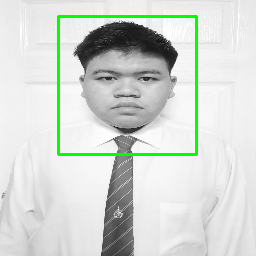
#> input picture PONG_Result.png, 256 x 256 px, given in place of PONG.png, which was not available
$ python run_viola-jones-Face.py
#> lines starting #> are read from the running program, lines starting #| are printed output that depends on the picture; pictures that were not available may be replaced by others from this repository, and a replacement may not be noted
# run_viola-jones.py

import cv2
import numpy as np
import matplotlib.pyplot as plt

def haarEdgeHorizontal(integralImage, x, y, width, height):

    half = height // 2 # หารเอาส่วน

    white = rectangleSum(
        integralImage,
        x,
        y,
        x + width - 1,
        y + half - 1
    )

    black = rectangleSum(
        integralImage,
        x + half,
        y,
        x + width - 1,
        y + height - 1
    )

    return white - black


def haarEdgeVertical(integralImage, x, y, width, height):

    half = width // 2

    white = rectangleSum(
        integralImage,
        x,
        y,
        x + half - 1,
        y + height - 1
    )

    black = rectangleSum(
        integralImage,
        x + half,
        y,
        x + width - 1,
        y + height - 1
    )

    return white - black


def haarLineVertical(integralImage, x, y, width, height):

    third = width // 3

    left = rectangleSum(
        integralImage,
        x,
        y,
        x + third - 1,
        y + height - 1
    )

    mid = rectangleSum(
        integralImage,
        x + third,
        y,
        x + 2 * third - 1,
        y + height - 1
    )

    right = rectangleSum(
        integralImage,
        x + 2 * third,
        y,
        x + width - 1,
        y + height - 1
    )

    return (left + right) - mid


def haarFour(integralImage, x, y, width, height):

    # t left & t right | b left & b right

    halfWidth, halfHeight = width // 2, height // 2

    tLeft = rectangleSum(
        integralImage,
        x,
        y,
        x + halfWidth - 1,
        y + halfHeight - 1
    )

    tRight = rectangleSum(
        integralImage,
        x + halfWidth,
        y,
        x + width - 1,
        y + halfHeight - 1
    )

    bLeft = rectangleSum(
        integralImage,
        x,
        y + halfHeight,
        x + halfWidth - 1,
        y + height - 1
    )

    bRight = rectangleSum(
        integralImage,
        x + halfWidth,
        y + halfHeight,
        x + width - 1,
        y + height - 1
    )

    return (tLeft + bRight) - (tRight + bLeft)


def haarFeatureValue(integralImage, x, y, width, height, kind):

    if kind == "edgeHorizontal":
        return haarEdgeHorizontal(integralImage, x, y, width, height)

    elif kind == "edgeVertical":
        return haarEdgeVertical(integralImage, x, y, width, height)

    elif kind == "lineVertical":
        return haarLineVertical(integralImage, x, y, width, height)

    elif kind == "four":
        return haarFour(integralImage, x, y, width, height)

    else:
        raise ValueError(f"Unknown kind: {kind}")


def buildIntegralImage(gray):

    integralImage = np.cumsum(np.cumsum(gray.astype(np.float64), axis = 0), axis = 1)
    integralImage = np.pad(integralImage, ((1, 0), (1, 0)), mode = "constant")

    return integralImage


def rectangleSum(integralImage, x1, y1, x2, y2):

    return integralImage[y2 + 1, x2 + 1] - integralImage[y1, x2 + 1] - integralImage[y2 + 1, x1] + integralImage[y1, x1]


def weakClassify(value, threshold, polarity):

    return 1 if polarity * value < polarity * threshold else 0

def bestThresholdForFeature(values, labels, weights):

    order = np.argsort(values)
    value, y, width = values[order], labels[order], weights[order]

    totalPos = np.sum(width[y == 1])
    totalNeg = np.sum(width[y == 0])

    cumPos = np.cumsum(np.where(y == 1, width, 0))
    cumNeg = np.cumsum(np.where(y == 0, width, 0))

    # error when polarity = +1
    errPos1 = cumNeg + (totalPos - cumPos)

    # error when polarity = -1
    errNeg1 = cumPos + (totalNeg - cumNeg)

    index1 = np.argmin(errPos1)
    index2 = np.argmin(errNeg1)

    if errPos1[index1] <= errNeg1[index2]:

        return value[index1], 1, errPos1[index1]

    else:

        return value[index2], -1, errNeg1[index2]


def buildFeatureBank(nFeature = 60, window = 24, seed = 42):

    rng = np.random.default_rng(seed)
    kinds = ["edgeHorizontal", "edgeVertical", "lineVertical", "four"]
    bank = []

    for _ in range(nFeature):

        kind = rng.choice(kinds)
        width = int(rng.integers(window // 3, window + 1))
        height = int(rng.integers(window // 3, window + 1))

        # adjust size to divisible

        if kind == "lineVertical":

            width -= width % 3
            width = max(width, 3)

        else:

            width -= width % 2
            height -= height % 2
            width, height = max(width, 2), max(height, 2)

        x = int(rng.integers(0, window - width + 1))
        y = int(rng.integers(0, window - height + 1))
        bank.append((kind, x, y, width, height))

    return bank


def extractAllFeature(integralImageWindow, featureBank):

    return np.array([haarFeatureValue(integralImageWindow, x, y, width, height, kind)
                     for (kind, x, y, width, height) in featureBank])


def trainAdaBoost(x, labels, nRound):

    n = len(labels)
    weight = np.full(n, 1.0 / n) # initail weight are equal
    ensemble = []

    for round in range(nRound):

        weight /= weight.sum() # normalizing
        best = (None, None, None, np.inf, None)

        # test every feature

        for f in range(x.shape[1]):

            threshold, polarity, err = bestThresholdForFeature(x[:, f], labels, weight)

            if err < best[3]:

                best = (f, threshold, polarity, err, None)

        fIndex, threshold, polarity, err, _ = best
        err = np.clip(err, 1e-10, 1 - 1e-10)

        # calculate alpha: α = 1 / 2 * ln((1 - ε) / ε)
        alpha = 0.5 * np.log((1 - err) / err)
        ensemble.append((fIndex, threshold, polarity, alpha))

        # update weight
        predict = np.array([weakClassify(value, threshold, polarity) for value in x[:, fIndex]])
        correct = predict == labels
        weight[correct] *= np.exp(-alpha) # correct -> decrease weight
        weight[~correct] *= np.exp(alpha) # incorrect -> increase weight

        print(f"\tround {round + 1}: feature #{fIndex}, threshold = {threshold:.4f}, "
              f"polarity = {polarity}, error = {err:.4f}, alpha = {alpha:.4f}")

    return ensemble


def strongClassify(ensemble, featureValue):

    total = sum(alpha * weakClassify(featureValue[f], threshold, polarity)
                for f, threshold, polarity, alpha in ensemble)

    alphaSum = sum(alpha for _, _, _, alpha in ensemble)

    return 1 if total >= 0.5 * alphaSum else 0

def trainCascade(x, labels, stageRound = (3, 6)): # default: x, labels, stageRound = (3, 6)

    cascade = []
    for i, nRound in enumerate(stageRound):

        print(f"\nTraining stage {i + 1} ({nRound} Rounds)")
        ensemble = trainAdaBoost(x, labels, nRound)
        cascade.append(ensemble)

    return cascade


def cascadeClassify(cascade, featureValue):

    for stage in cascade:

        if strongClassify(stage, featureValue) == 0:

            return 0 # it's not a face, reject

    return 1 # it's a face, approve


def slidingWindowDetection(imageGray, cascade, featureBank, window = 24, step = 4):

    height, width = imageGray.shape
    detection = []
    totalWindow = ((height - window) // step) * ((width - window) // step)

    for y in range(0, height - window, step):

        for x in range(0, width - window, step):

            # reject sub-window

            crop = imageGray[y:y + window, x:x + window]

            # create integral image

            integralImageCrop = buildIntegralImage(crop)

            # extract feature

            featureValue = extractAllFeature(integralImageCrop, featureBank)

            # check using cascade

            if cascadeClassify(cascade, featureValue) == 1:

                detection.append((x, y, window, window))

    return detection


def mergeBox(box, window):

    if not box:

        return []

    box = np.array(box)
    center = box[:, :2] + window // 2
    used = np.zeros(len(box), dtype = bool)
    merged = []

    for i in range(len(box)):

        if used[i]:

            continue

        close = np.linalg.norm(center - center[i], axis = 1) < window
        group = box[close & ~used]
        used[close] = True
        groupX = int(np.mean(group[:, 0]))
        groupY = int(np.mean(group[:, 1]))
        merged.append((groupX, groupY, window, window))

    return merged


def makeSyntheticFace(size = 24, noise = 0):

    image = np.full((size, size), 190, dtype = np.uint8)
    cropX, cropY = size // 2, size // 2
    example = size // 4

    # round face

    cv2.ellipse(image, (cropX, cropY), (size // 2 - 2, size // 2 - 1), 0, 0, 360, 205, -1)

    # eyes (dark)

    cv2.circle(image, (cropX - example, cropY - 2), max(2, size // 10), 40, -1)
    cv2.circle(image, (cropX + example, cropY - 2), max(2, size // 10), 40, -1)

    # nose

    cv2.line(image, (cropX, cropY + 1), (cropX, cropY + size // 5), 150, 1)

    if noise:

        image = image.astype(np.int16) + np.random.randint(-noise, noise + 1, image.shape)
        image = np.clip(image, 0, 255).astype(np.uint8)

    return image


def makeSyntheticBackground(size = 24, seed = None):

    rng = np.random.default_rng(seed)
    kind = rng.integers(0, 3)
    image = np.full((size, size), int(rng.integers(60, 220)), dtype = np.uint8)

    if kind == 0: # line pattern

        step = rng.integers(3, 8)

        for i in range(0, size, step):

            cv2.line(image, (0, i), (size, i), int(rng.integers(30, 230)), 1)

    elif kind == 1: # rectangle

        for _ in range(4):

            part1 = tuple(rng.integers(0, size, 2))
            part2 = tuple(rng.integers(0, size, 2))
            cv2.rectangle(image, part1, part2, int(rng.integers(30, 230)), -1)

    else: # noise

        image = rng.integers(0, 255, (size, size), dtype = np.uint8)

    return image


def buildTrainingSet(nPositive = 40, nNegative = 60, window = 24):

    rng = np.random.default_rng(0)
    positive, negative = [], []

    for i in range(nPositive):

        cropX = window // 2 + int(rng.integers(-1, 2))
        cropY = window // 2 + int(rng.integers(-1, 2))
        example = window // 4 + int(rng.integers(-1, 2))
        positive.append(makeSyntheticFace(window, noise = 8))

    for i in range(nNegative):

        negative.append(makeSyntheticBackground(window, seed = i))

    xImage = positive + negative
    y = np.array([1] * nPositive + [0] * nNegative)

    return xImage, y

def createDataset(window):

    print(f"\n[1] creating synthetic dataset...")

    image, label = buildTrainingSet(
        nPositive = 40, # default: 40
        nNegative = 60, # default: 60
        window = window
    )

    print(f"\tface image: {np.sum(label == 1)}")
    print(f"\tnon-face image: {np.sum(label == 0)}")

    return image, label


def createFeature(window):

    print(f"\n[2] build feature bank...")

    featureBank = buildFeatureBank(
        nFeature = 60,
        window = window
    )

    print(f"\tnumber of feature: {len(featureBank)}")

    return featureBank


def extractFeature(image, featureBank):

    print(f"\n[3] calculate feature...")

    x = np.zeros(
        (len(image), len(featureBank))
    )

    for i, im in enumerate(image):

        integralImage = buildIntegralImage(im)
        x[i] = extractAllFeature(
            integralImage,
            featureBank
        )

    print(f"\tfeature matrix: {x.shape}")

    return x


def trainModel(x, label):

    print(f"\n[4] train cascade..")

    cascade = trainCascade(
        x,
        label,
        stageRound = (3, 8) # default: 3, 8
    )


    print(f"\nnumber of stage: {len(cascade)}")

    return cascade


def testModel(cascade, featureBank, window):

    print(f"\n[5] test on synthetic image..")

    testImage = makeSyntheticFace(
        window,
        noise = 5
    )

    integralImage = buildIntegralImage(testImage)

    fValue = extractAllFeature(
        integralImage,
        featureBank
    )

    result = cascadeClassify(
        cascade,
        fValue
    )

    status = "face" if result == 1 else "not-face"

    print(f"\tresult: {status}")


def detectFace(cascade, featureBank, window, step):

    print(f"\n[6] detect face in real image..")

    imagePath = "PONG.png" # inputImage

    imageGray = cv2.imread(
        imagePath,
        cv2.IMREAD_GRAYSCALE
    )

    if imageGray is None:

        raise FileNotFoundError(
            f"\timage not found: {imagePath}"
        )

    imageGray = cv2.resize(
        imageGray,
        (256, 256) # resize image to (default: (256, 256))
    )

    print(f"\tloaded image: {imagePath}")

    detection = slidingWindowDetection(
        imageGray,
        cascade,
        featureBank,
        window,
        step
    )

    merged = mergeBox(
        detection,
        window
    )

    print(f"\tdetected face: {len(merged)}")

    saveResult(
        imageGray,
        merged
    )

#################################################################################

def saveResult(imageGray, box):

    print(f"\n[7] save and display result..")

    result = cv2.cvtColor(
        imageGray,
        cv2.COLOR_GRAY2BGR
    )

    for x, y, width, height in box:

        cv2.rectangle(
            result,
            (x, y),
            (x + width, y + height),
            (0, 255, 0),
            2
        )

    outputPath = "PONG_Result.png" # outputImage

    cv2.imwrite(
        outputPath,
        result
    )

    print(f"\tsaved image: {outputPath}")

    plt.figure(figsize = (8, 8))

    plt.imshow(
        cv2.cvtColor(
            result,
            cv2.COLOR_BGR2RGB
        )
    )

    plt.title(
        f"viola-jone face detection - "
        f"{len(box)} face detected"
    )

    plt.axis("off")
    plt.show()


def main():

    window = 138 # default: 24
    step = 4 # default: 4

    print("=" * 70)
    print("PONG FACE DETECTION")
    print("=" * 70)

    image, label = createDataset(window)
#| 	face image: 40
#| 	non-face image: 60
    featureBank = createFeature(window)
    x = extractFeature(image, featureBank)
#> after the loop in extractFeature, `for i, im in enumerate(image):`:
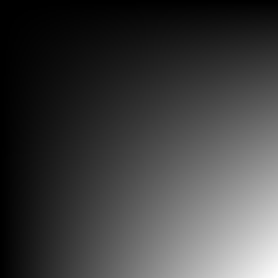
#> integralImage: shape (139, 139) float64 (shown 2 times larger); min 0, max 2416350, mean 603333.4; drawn with min black and max white
#> after the loop in extractFeature, `for i, im in enumerate(image):`:
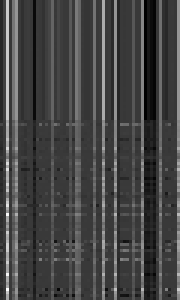
#> x: shape (100, 60) float64 (shown 3 times larger); min -337144, max 1155504, mean 67413.6; drawn with min black and max white
#| 	feature matrix: (100, 60)
    cascade = trainModel(x, label)
#| number of stage: 2
    testModel(cascade, featureBank, window)
#| 	result: face
    detectFace(cascade, featureBank, window, step)
#> in detectFace, `imageGray = cv2.imread( imagePath, cv2.IMREAD_GRAYSCALE )`:
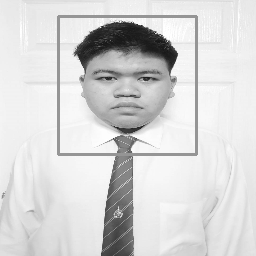
#> imageGray: shape (256, 256); min 21, max 255, mean 214.6
#> after the loop in slidingWindowDetection, `for y in range(0, height - window, step):`:
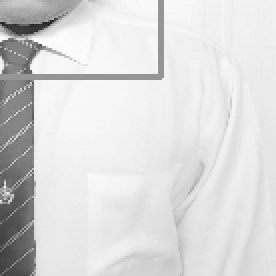
#> crop: shape (138, 138) (shown 2 times larger); min 32, max 254, mean 218.4
#> the loop in mergeBox, `for i in range(len(box)): ` made 5 passes
#| 	detected face: 1
#> the loop in saveResult, `for x, y, width, height in box: ` made 1 pass
#> (x, y, width, height) on pass 1: (58, 16, 138, 138)
#> in saveResult, result is the input picture: shape (256, 256, 3); mean B, G, R 210.8, 217.2, 210.8

    print("\nfinished")


if __name__ == "__main__":
    main()
